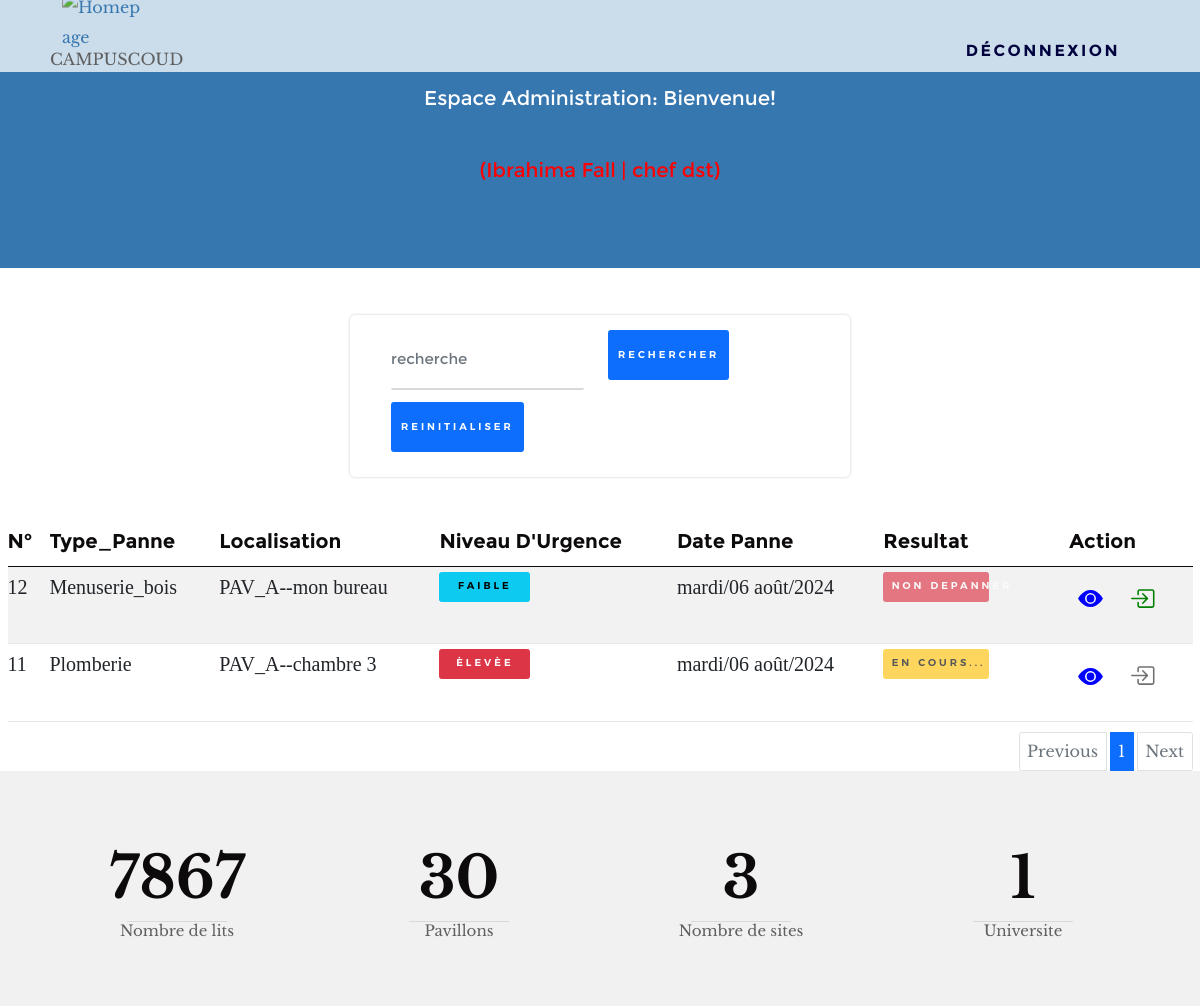
The app's page /profils/dst/listPannes.php (signed in) with its own data.
### tables this page shows
CREATE TABLE `panne` (
  `id` int(11) NOT NULL,
  `type_panne` varchar(255) NOT NULL,
  `date_enregistrement` varchar(255) NOT NULL,
  `description` text NOT NULL,
  `localisation` varchar(255) NOT NULL,
  `niveau_urgence` varchar(50) NOT NULL,
  `id_chef_residence` int(11) DEFAULT NULL
);

### traitement/fonction.php (called while the page is built, shortened)
<?php
function rechercherPannes($connexion, $profil2 = null, $search = '', $isChefDst = false) {
    $joinImputation = "";
    if (!$isChefDst) {
        $joinImputation = "INNER JOIN Imputation m ON p.id = m.id_panne";
    } else {
        $joinImputation = "LEFT JOIN Imputation m ON p.id = m.id_panne";
    }
    $whereClause = '';
    $sql = "
        SELECT p.id, p.type_panne, p.date_enregistrement, p.description, p.localisation, p.niveau_urgence,
               i.resultat, i.id AS idIntervention, i.date_intervention, i.description_action, i.personne_agent,
               u.nom, u.prenom, u.profil1, u.profil2,
               o.evaluation_qualite, o.id AS idObservation, o.date_observation, o.commentaire_suggestion,
               m.id_chef_dst,m.resultat AS resultat_imp, m.instruction, m.date_imputation
        FROM Panne p
        LEFT JOIN Intervention i ON p.id = i.id_panne
        LEFT JOIN Utilisateur u ON p.id_chef_residence = u.id
        LEFT JOIN Observation o ON p.id = o.id_panne
        $joinImputation
        $whereClause
        ORDER BY
            (CASE
                WHEN m.id_chef_dst IS NULL THEN 1
                ELSE 2
            END) ASC,
            (CASE
                WHEN i.resultat IS NULL THEN 1
                WHEN i.resultat = 'en cours' THEN 2
                ELSE 3
            END) ASC,
            (CASE
                WHEN p.niveau_urgence = 'Èlevèe' THEN 1
                WHEN p.niveau_urgence = 'Moyenne' THEN 2
                WHEN p.niveau_urgence = 'Faible' THEN 3
                ELSE 4
            END) ASC,
            p.date_enregistrement DESC
    ";
    $stmt = $connexion->prepare($sql);
    $stmt->execute();
    $result = $stmt->get_result();
    return $result->fetch_all(MYSQLI_ASSOC);
}
function allPannes($connexion, $page = 1, $limit = 10, $profil2 = null, $search = '', $isChefDst = false) {
    $offset = ($page - 1) * $limit;
    $pannesFiltrees = rechercherPannes($connexion, $profil2, $search, $isChefDst);
    $totalCount = count($pannesFiltrees);
    $pannes = array_slice($pannesFiltrees, $offset, $limit);
    $totalPages = ceil($totalCount / $limit);
    return ['pannes' => $pannes, 'total_count' => $totalCount, 'total_pages' => $totalPages, 'current_page' => $page];
}

### profils/dst/listPannes.php (the view, shortened to what this page needs)
<?php
include('../../traitement/fonction.php');
include('../../traitement/requete.php');
$profil2 = $_SESSION['profil2'];
$isChefDst = ($profil2 === 'chef dst');
$search = isset($_GET['search']) ? $_GET['search'] : '';
if ($search) {
    $result = allPannes($connexion, $page = 1, $limit = 10, $profil2 = null, $search, $isChefDst);
    $allPannes = $result['pannes'];
    $totalPannes = $result['total_count'];
    $totalPages = $result['total_pages'];
} else {
    $result = allPannes($connexion, $page = 1, $limit = 10, $profil2 = null, $search, $isChefDst);
    $allPannes = $result['pannes'];
    $totalPannes = $result['total_count'];
    $totalPages = ceil($totalPannes / $limit);
}
?>
<!DOCTYPE html>
<html lang="en">
<head>
    <link rel="stylesheet" href="../../assets/css/vendor.css" />
    <link rel="stylesheet" href="../../assets/css/main.css" />
    <link rel="stylesheet" href="../../assets/css/login.css" />
    <link rel="stylesheet" href="/assets/bootstrap/css/bootstrap.min.css">
    <link rel="stylesheet" href="../../assets/css/styles.css">
    <link rel="stylesheet" href="../../assets/bootstrap/css/bootstrap.min.css">
    <link rel="stylesheet" href="../../assets/bootstrap/js/bootstrap.min.js">
    <link rel="stylesheet" href="../../assets/bootstrap/js/bootstrap.bundle.min.js">
    <link rel="stylesheet" href="/assets/css/styles.css">
</head>
<body>
    <?php include('../../head.php'); ?>
    <br>
    <nav class="navbar navbar-light bg">
        <div class="container">
            <ul class="nav">
                <form class="d-flex" method="GET" action="">
                    <li class="nav-item">
                        <strong class="nav-link active" aria-current="page">
                            <input class="form-control me-2" type="search" name="search" placeholder="recherche"
                                aria-label="Search">
                        </strong>
                    </li>
                    <li class="nav-item">
                        <strong class="nav-link" href="#">
                            <button type="submit" class="btn btn-primary mb-3"
                                style="width: 100%; height:50px ">Rechercher</button>
                        </strong>
                    </li>
                </form>
                <li class="nav-item">
                    <a class="nav-link" href="listPannes">
                        <button type="reset" class="btn btn-primary mb-3"
                            style="width: 100%; height:50px ">Reinitialiser</button>
                    </a>
                </li>
            </ul>
        </div>
    </nav>
    <br>
    <div id="refreshedContent" class="container-fluid">
        <div class="table-responsive">
            <table class="table table-striped" style="font-size: 20px; font-family: 'Times New Roman', Times, serif;">
                <thead>
                    <tr>
                        <th scope="col">N°</th>
                        <th scope="col">Type_Panne</th>
                        <th scope="col">Localisation </th>
                        <th scope="col">Niveau D'Urgence</th>
                        <th scope="col">Date Panne</th>
                        <th scope="col">Resultat</th>
                        <th scope="col">Action</th>
                    </tr>
                </thead>
                <tbody>
                    <?php if ($allPannes): ?>
                    <?php foreach ($allPannes as $panne): ?>
                    <tr>
                        <td><?php echo htmlspecialchars($panne['id']); ?></td>
                        <td><?php echo htmlspecialchars($panne['type_panne']); ?></td>
                        <td><?php echo htmlspecialchars($panne['localisation']); ?></td>
                        <td>
                            <?php if ($panne['niveau_urgence'] == 'Faible'): ?>
                            <button class="btn btn-info" style="width:40%;height: 30px;">Faible</button>
                            <?php elseif($panne['niveau_urgence'] == 'Moyenne'): ?>
                            <button class="btn btn-warning" style="width:40%;height: 30px;">Moyenne</button>
                            <?php elseif($panne['niveau_urgence'] == 'Èlevèe'): ?>
                            <button class="btn btn-danger" style="width:40%;height: 30px;">Èlevèe</button>
                            <?php endif; ?>
                        </td>
                        <td><?php echo htmlspecialchars($panne['date_enregistrement']); ?></td>
                        <td>
                            <?php if ($panne['resultat'] == 'depanner'): ?>
                            <button class="btn btn-success" disabled style="width:60%;height: 30px;">Dépanné</button>
                            <?php elseif ($panne['resultat'] == 'en cours'): ?>
                            <button class="btn btn-warning" disabled style="width:60%;height: 30px;">en
                                cours...</button>
                            <?php else: ?>
                            <?php if ($_SESSION['profil'] == 'atelier'): ?>
                            <a href="intervention?idp=<?php echo $panne['id']; ?>">
                                <button class="btn btn-danger" style="width:60%;height: 30px;">Non Depanner</button>
                            </a>
                            <?php else: ?>
                            <button disabled class="btn btn-danger" style="width:60%;height: 30px;">Non
                                Depanner</button>
                            <?php endif; ?>
                            <?php endif; ?>
                        </td>
                        <td>
                            <a href="../vuePanne.php?idPanne=<?php echo htmlspecialchars($panne['id']); ?>">
                                <button type="button" class="btn">
                                    <svg xmlns="http://www.w3.org/2000/svg" width="25" height="25" fill="currentColor"
                                        color="blue" class="bi bi-eye-fill" viewBox="0 0 16 16">
                                        <path d="M10.5 8a2.5 2.5 0 1 1-5 0 2.5 2.5 0 0 1 5 0" />
                                        <path
                                            d="M0 8s3-5.5 8-5.5S16 8 16 8s-3 5.5-8 5.5S0 8 0 8m8 3.5a3.5 3.5 0 1 0 0-7 3.5 3.5 0 0 0 0 7" />
                                    </svg>
                                </button>
                            </a>
                            <?php if ($isChefDst): ?>
                            <?php if ($panne['resultat_imp'] === 'imputer'): ?>
                                <button disabled type="button" class="btn">
                                </button>
                            <?php else: ?>
                            <a href="imputation.php?idPanne=<?php echo htmlspecialchars($panne['id']); ?>">
                                <button type="button" class="btn">
                                </button>
                            </a>
                            <?php endif; ?>
                            <?php endif; ?>
                        </td>
                    </tr>
                    <?php endforeach; ?>
                    <?php else: ?>
                    <tr>
                        <td colspan="7">Aucune panne trouvée ou erreur.</td>
                    </tr>
                    <?php endif; ?>
                </tbody>
            </table>
        </div>
        <nav aria-label="Page navigation example">
            <ul class="pagination justify-content-end">
                <?php if ($page > 1): ?>
                <li class="page-item">
                    <a class="page-link" href="?page=<?php echo $page - 1; ?>">Previous</a>
                </li>
                <?php else: ?>
                <li class="page-item disabled">
                    <a class="page-link" href="#" tabindex="-1" aria-disabled="true">Previous</a>
                </li>
                <?php endif; ?>
                <li class="page-item active">
                    <a class="page-link" href="?page=<?php echo $i; ?>"><?php echo $page; ?></a>
                </li>
                <?php if ($page < $totalPages): ?>
                <li class="page-item">
                    <a class="page-link" href="?page=<?php echo $page + 1; ?>">Next</a>
                </li>
                <?php else: ?>
                <li class="page-item disabled">
                    <a class="page-link" href="#" tabindex="-1" aria-disabled="true">Next</a>
                </li>
                <?php endif; ?>
            </ul>
        </nav>
    </div>
</body>
<?php include('../../footer.php'); ?>
</html>

### records on screen
panne: id "12", type_panne "Menuserie_bois", localisation "PAV_A--mon bureau", niveau_urgence "FAIBLE", date_enregistrement "mardi/06 août/2024", shows "NON DEPANNER"
panne: id "11", type_panne "Plomberie", localisation "PAV_A--chambre 3", niveau_urgence "ÈLEVÈE", date_enregistrement "mardi/06 août/2024", shows "EN COURS..."

### other values on screen
$_SESSION['prenom'] "Ibrahima"
$_SESSION['nom'] "Fall"
$_SESSION['profil2'] "chef dst"
$page "1"
